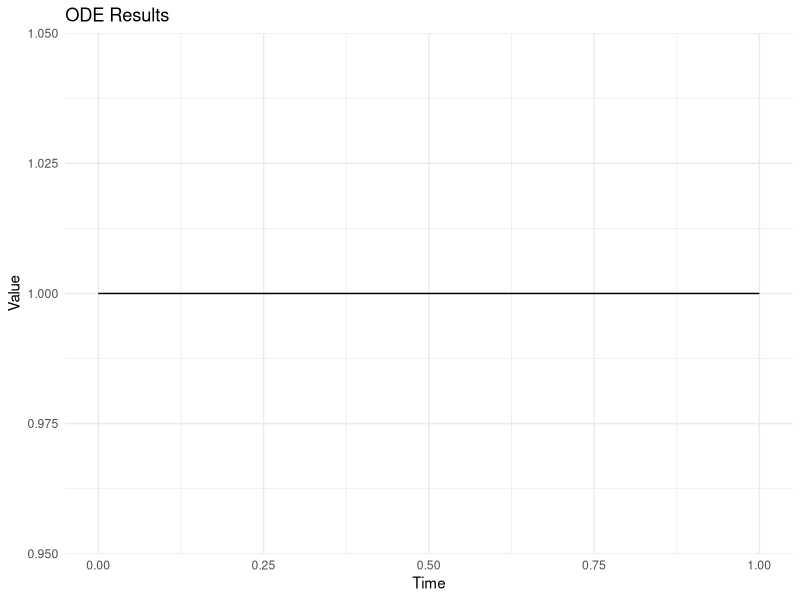
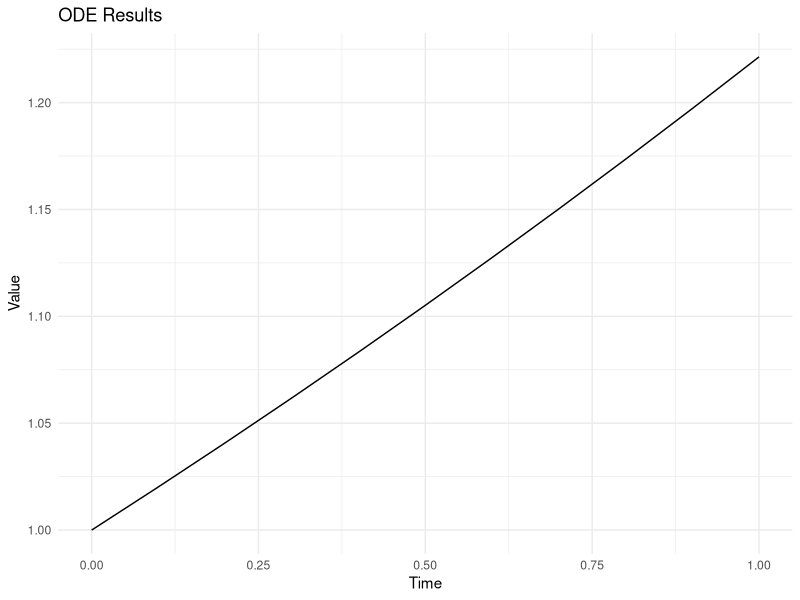
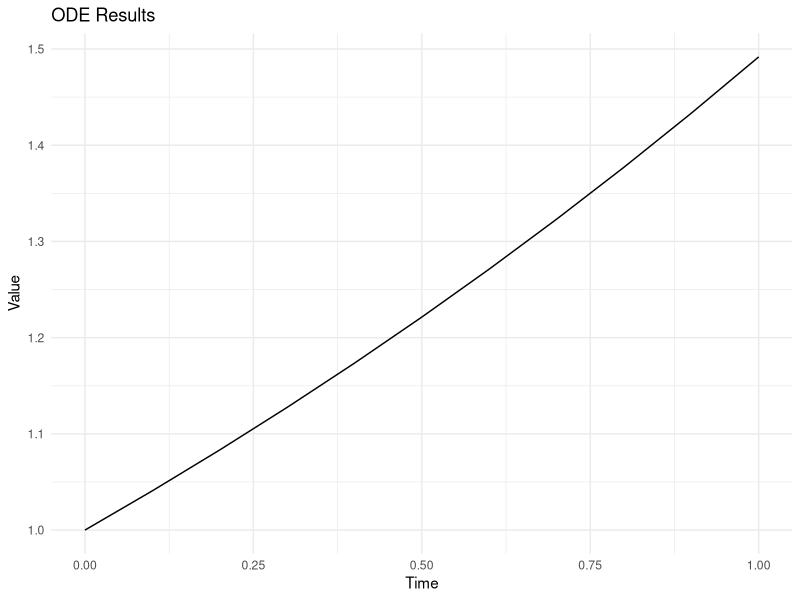
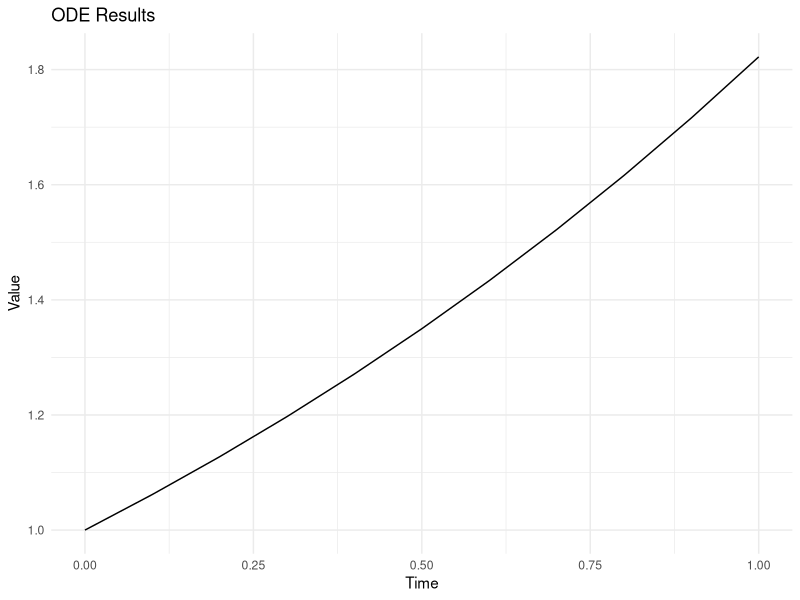
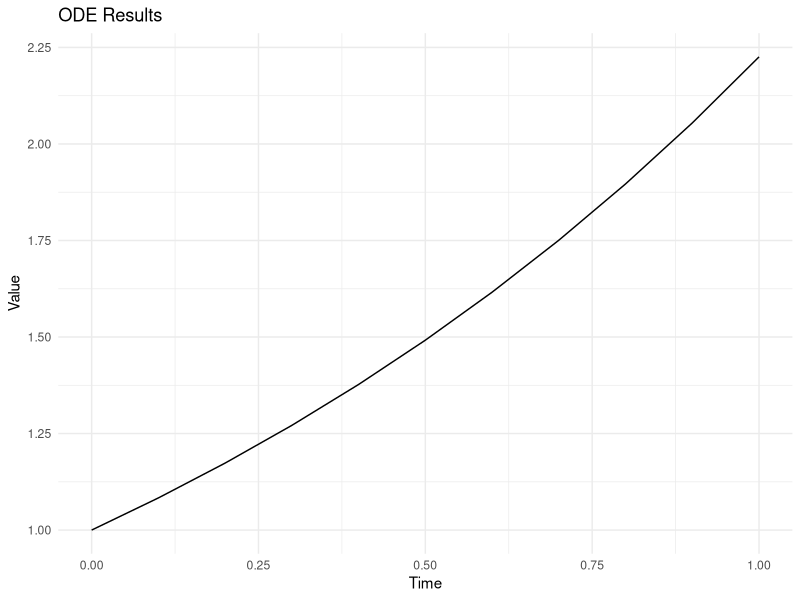
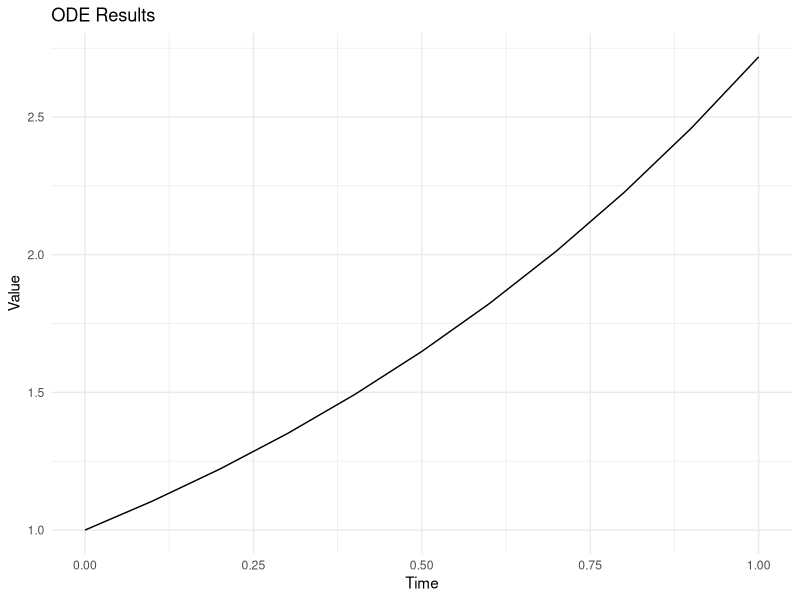
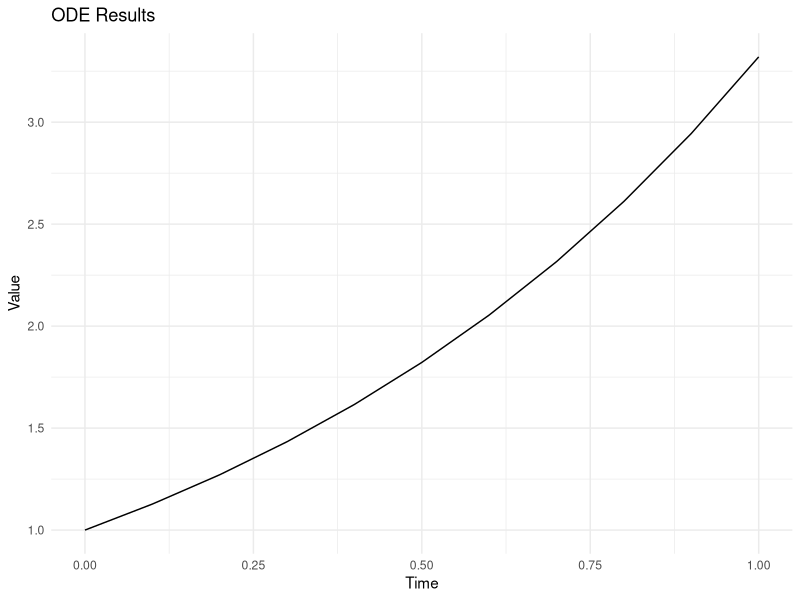
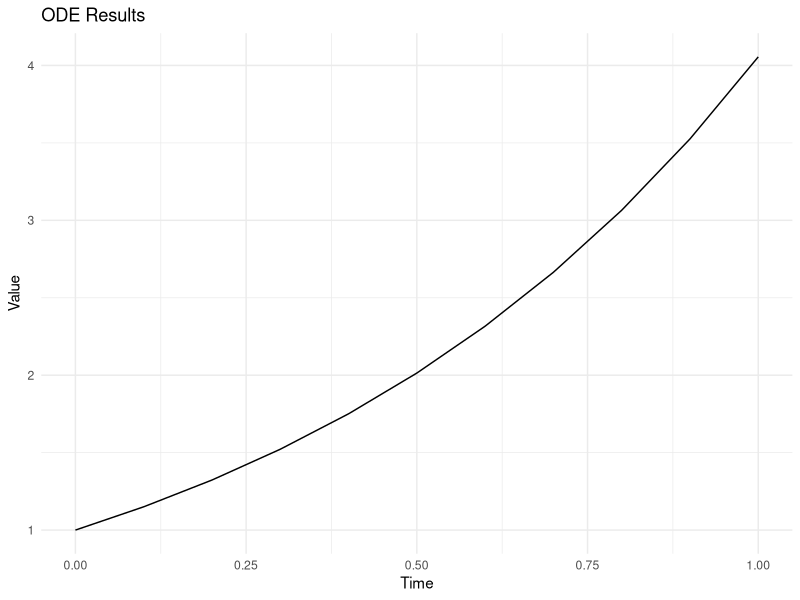

Write R code to recreate these figures, in order.
# Load the necessary packages
library(tidyverse)
library(deSolve)

# Function to calculate the parameter based on PP
calculate_parameter <- function(pp) {
  parameter <- 2 * pp  # Replace this with your actual calculation for the parameter
  return(parameter)
}

# Function to generate the data frame with PP values and calculated parameter
generate_parameter_dataframe <- function() {
  # Create a vector with "PP" values from 0 to 10 with incrementation of 0.1
  pp_values <- seq(0, 1, by = 0.1)
  
  # Calculate the parameter for each "PP" value
  parameters <- map_dbl(pp_values, calculate_parameter)
  
  # Create a data frame with "PP" and "Parameter" columns
  df_parameter_values <- tibble(PP = pp_values, Parameter = parameters)
  
  return(df_parameter_values)
}

# Call the function to get the data frame with PP values and calculated parameter
result_df <- generate_parameter_dataframe()



# Function to solve the ODE based on the parameter
ode_solver <- function(parameter) {
  # ODE function - Simple exponential growth ODE
  your_ode_function <- function(time, state, parameter) {
    with(as.list(c(state, parameter)), {
      dx <- parameter * x
      return(list(dx))
    })
  }
  
  # Initial conditions
  y0 <- c(x = 1)
  
  # Time points for integration
  times <- seq(0, 1, by = 0.1)
  
  # Solve the ODE
  ode_result <- ode(y = y0, times = times, func = your_ode_function, parms = parameter)
  return(ode_result)
}


# Use map2 to apply the ode_solver function to each set of parameters
ode_results_list <- map(result_df$Parameter, ode_solver)

# Plotting the ODE results for illustration
plot_results <- function(ode_result) {
  ggplot(as.data.frame(ode_result), aes(x = time, y = x)) +
    geom_line() +
    labs(title = "ODE Results", x = "Time", y = "Value") +
    theme_minimal()
}

# Plotting the ODE results for each set of parameters
plots <- lapply(ode_results_list, plot_results)
print(plots)
